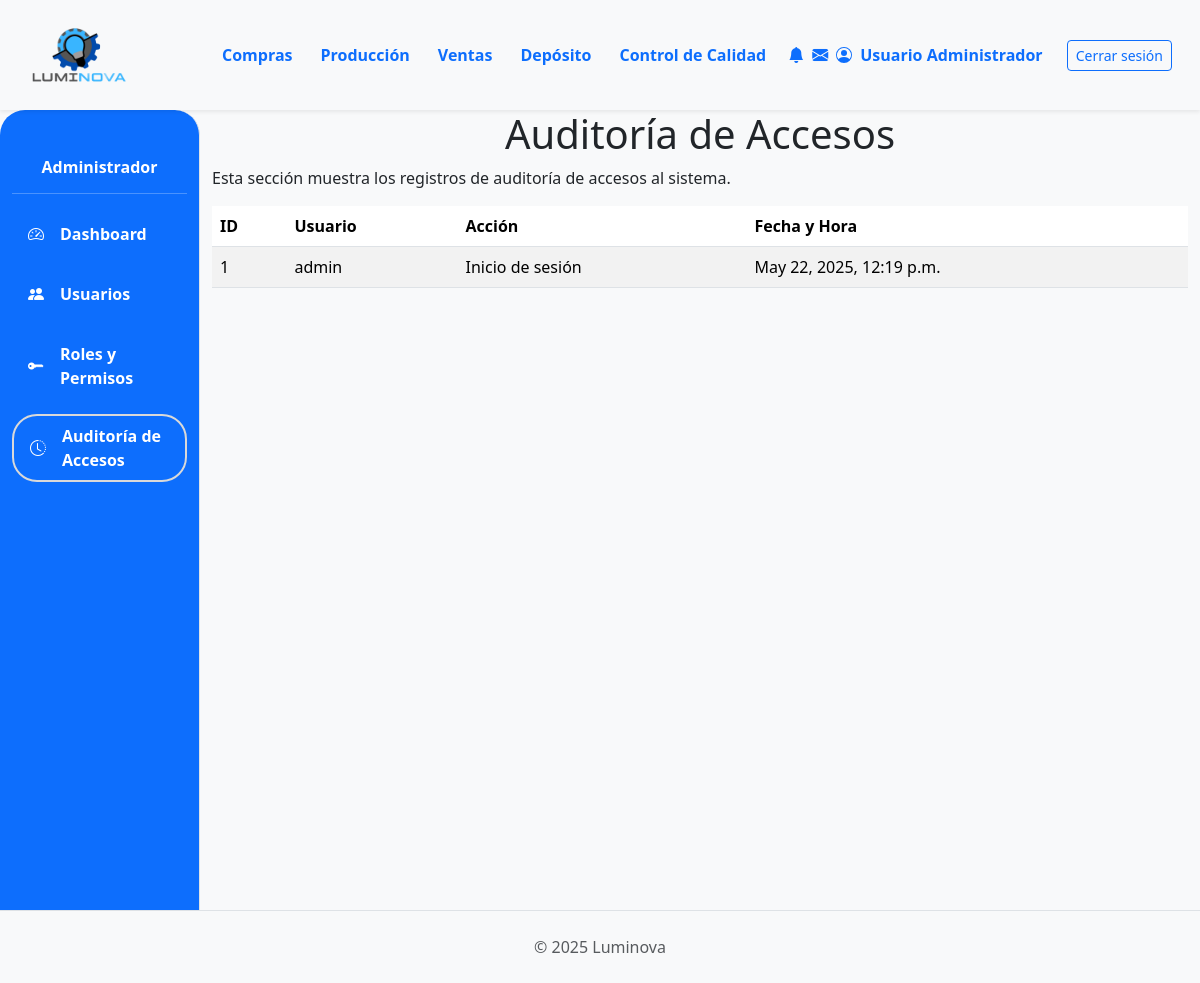
Page /auditoria/ on the committed database.
### App_LUMINOVA/models.py (models this page shows)
class AuditoriaAcceso(models.Model):
    usuario = models.ForeignKey(User, on_delete=models.CASCADE)
    accion = models.CharField(max_length=100)
    fecha_hora = models.DateTimeField(auto_now_add=True)

### App_LUMINOVA/views.py (the view)
# urls.py: path('auditoria/', auditoria_view, name='auditoria'),
def auditoria_view(request):
    auditorias = AuditoriaAcceso.objects.select_related('usuario').order_by('-fecha_hora')
    return render(request, 'auditoria.html', {'auditorias': auditorias})

### App_LUMINOVA/templates/auditoria.html (shortened to what this page needs)
{% extends "padre.html" %}
{% block content %}
<h1 class="text-center">Auditoría de Accesos</h1>
<p>Esta sección muestra los registros de auditoría de accesos al sistema.</p>
<table class="table table-striped">
    <thead>
        <tr>
            <th>ID</th>
            <th>Usuario</th>
            <th>Acción</th>
            <th>Fecha y Hora</th>
        </tr>
    </thead>
    <tbody>
        {% for registro in auditorias %}
        <tr>
            <td>{{ registro.id }}</td>
            <td>{{ registro.usuario.username }}</td>
            <td>{{ registro.accion }}</td>
            <td>{{ registro.fecha_hora }}</td>
        </tr>
        {% empty %}
        <tr>
            <td colspan="4" class="text-center">No hay registros de auditoría.</td>
        </tr>
        {% endfor %}
    </tbody>
</table>
{% endblock %}

### rows in the picture
AuditoriaAcceso: id "1", usuario.username "admin", accion "Inicio de sesión", fecha_hora "May 22, 2025, 12:19 p.m."
